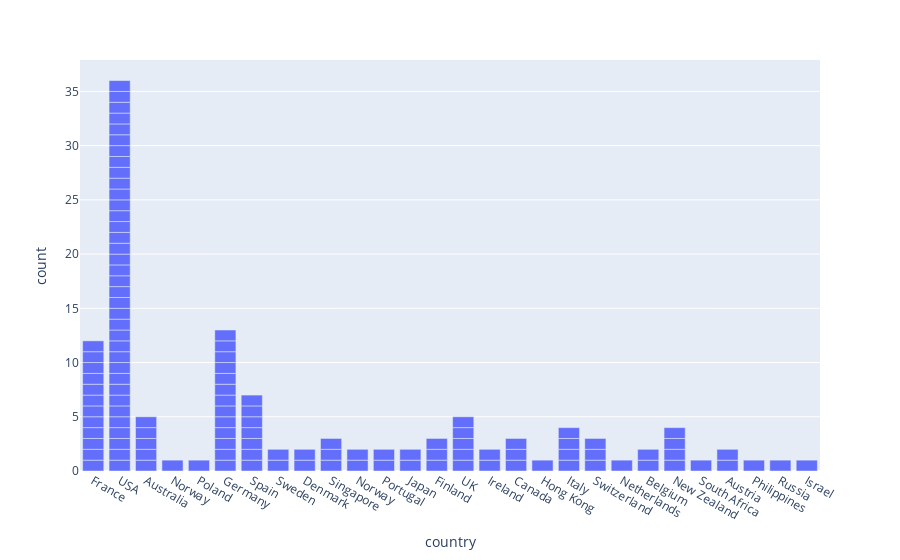

Notebook code cell kept with this figure:
### Code cell
px.bar(df, x="country")

### Figure 1 — Plotly figure (JSON) as saved in the notebook; plotly's stock layout.template omitted (floating-point values rounded to 4 significant figures)
{"data": [{"hovertemplate": "country=%{x}<br>count=%{y}<extra></extra>", "legendgroup": "", "marker": {"color": "#636efa", "pattern": {"shape": ""}}, "name": "", "orientation": "v", "showlegend": false, "textposition": "auto", "type": "bar", "x": ["France", "USA", "Australia", "France", "Norway", "USA", "Poland", "Germany", "USA", "USA", "Spain", "Sweden", "Denmark", "France", "Singapore", "USA", "USA", "USA", "Singapore", "Norway  ", "USA", "Portugal", "France", "France", "USA", "USA", "Japan", "USA", "Finland", "UK", "Ireland", "USA", "UK", "Canada", "USA", "USA", "Singapore", "France", "Hong Kong", "Spain", "USA", "Germany", "Denmark", "Canada", "Spain", "USA", "UK", "France", "Germany", "Italy", "France", "France", "Germany", "Canada", "Germany", "Australia", "Italy", "Australia", "USA", "Switzerland", "Switzerland", "Norway  ", "Netherlands", "Germany", "Finland", "Belgium", "USA", "USA", "USA", "New Zealand", "UK", "USA", "Australia", "Finland", "Germany", "USA", "Spain", "USA", "Ireland", "France", "France", "South Africa", "New Zealand", "Germany", "USA", "USA", "Portugal", "Switzerland", "USA", "Belgium", "Austria", "Philippines", "Italy", "Japan", "France", "Germany", "New Zealand", "Germany", "USA", "Germany", "USA", "Sweden", "USA", "Austria", "USA", "USA", "Spain", "Germany", "USA", "Spain", "Australia", "Italy", "USA", "Germany", "Russia", "Israel", "Spain", "USA", "USA", "UK", "USA", "New Zealand"], "xaxis": "x", "y": [1, 1, 1, 1, 1, 1, 1, 1, 1, 1, 1, 1, 1, 1, 1, 1, 1, 1, 1, 1, 1, 1, 1, 1, 1, 1, 1, 1, 1, 1, 1, 1, 1, 1, 1, 1, 1, 1, 1, 1, 1, 1, 1, 1, 1, 1, 1, 1, 1, 1, 1, 1, 1, 1, 1, 1, 1, 1, 1, 1, 1, 1, 1, 1, 1, 1, 1, 1, 1, 1, 1, 1, 1, 1, 1, 1, 1, 1, 1, 1, 1, 1, 1, 1, 1, 1, 1, 1, 1, 1, 1, 1, 1, 1, 1, 1, 1, 1, 1, 1, 1, 1, 1, 1, 1, 1, 1, 1, 1, 1, 1, 1, 1, 1, 1, 1, 1, 1, 1, 1, 1, 1], "yaxis": "y"}], "layout": {"barmode": "relative", "legend": {"tracegroupgap": 0}, "margin": {"t": 60}, "xaxis": {"anchor": "y", "domain": [0, 1], "title": {"text": "country"}}, "yaxis": {"anchor": "x", "domain": [0, 1], "title": {"text": "count"}}}}
